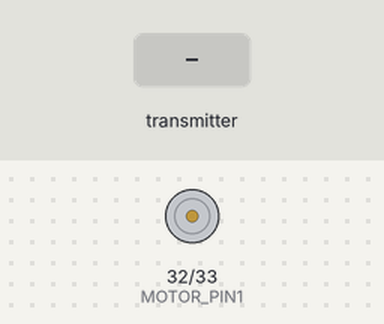
Recording of a sketch running on a simulated ESP32. On the bench: motor-driver pin pairs drawn as motors (green arrow = first pin HIGH = forward, orange = second pin HIGH = backward, longer = more drive, scaled by the enable pin). The test bench sets the inputs (shaded band). No radio packets arrive unless stated.

Above: at 1.2 s.
1.3 s: the transmitter starts sending ch1 = 0
2.8 s: the transmitter starts sending ch3 = 64
At 3.1 s:
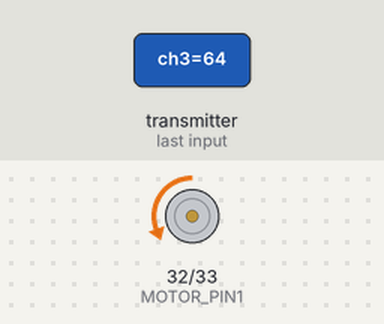
4.3 s: the transmitter starts sending ch1 = 128
At 5.5 s:
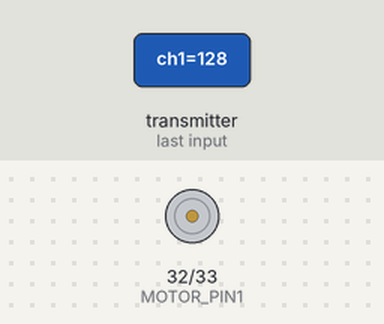
5.8 s: the transmitter starts sending ch3 = 128
7.3 s: the transmitter starts sending ch1 = 64
At 7.7 s:
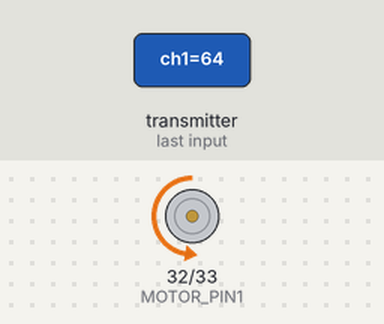
8.8 s: the transmitter starts sending ch3 = 255
At 10.1 s:
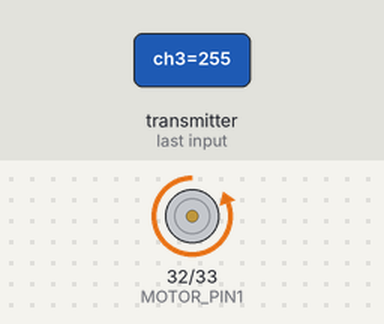
Timing chart, 0 to 11.3 s (numbered marks = the images above; inputs shaded):
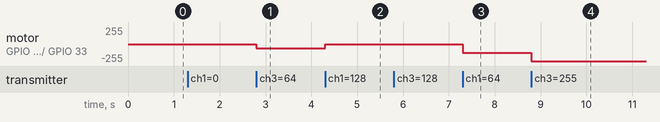

The sketch:

motors.ino
```cpp
#include <SPI.h>
#include <nRF24L01.h>
#include <RF24.h>

// تعريف أطراف المحرك مع L298N
#define MOTOR_PIN1 32  // IN1
#define MOTOR_PIN2 33  // IN2
#define MOTOR_PWM 25   // ENA (PWM)

// NRF24L01 Pins
#define CE_PIN 22
#define CSN_PIN 21

// عنوان الاتصال بين المرسل والمستقبل
const uint64_t pipeIn = 0xE8E8F0F0E1LL;

// هيكل لتخزين البيانات المستلمة
struct Signal {
  byte ch1;
  byte ch2;
  byte ch3;
  byte ch4;
  byte ch5;
  byte ch6;
};

Signal data;

// إنشاء كائن للراديو
RF24 radio(CE_PIN, CSN_PIN);

unsigned long lastRecvTime = 0;

void ResetData() {
  data.ch1 = 127;
  data.ch2 = 127;
  data.ch3 = 0;  // throttle
  data.ch4 = 127;
  data.ch5 = 0;
  data.ch6 = 0;
}

void setup() {
  Serial.begin(115200);

  // إعداد أطراف المحرك
  pinMode(MOTOR_PIN1, OUTPUT);
  pinMode(MOTOR_PIN2, OUTPUT);
  ledcAttachPin(MOTOR_PWM, 0); // PWM على القناة 0
  ledcSetup(0, 1000, 8);        // تردد 1 كHz، 8-bit

  // إعداد الراديو
  radio.begin();
  radio.openReadingPipe(1, pipeIn);
  radio.setChannel(110);
  radio.setAutoAck(true);
  radio.setDataRate(RF24_1MBPS);
  radio.setPALevel(RF24_PA_MAX);
  radio.startListening();

  ResetData();
}

void recvData() {
  while (radio.available()) {
    radio.read(&data, sizeof(Signal));
    lastRecvTime = millis();
  }
}

void loop() {
  recvData();

  // إذا لم يتم استقبال بيانات لأكثر من ثانية، إعادة ضبط
  if (millis() - lastRecvTime > 1000) {
    ResetData();
  }

  // مثال: استخدام ch3 كتحكم في السرعة (throttle)
  int speed = map(data.ch3, 0, 255, 0, 255); // سرعة PWM

  // ch1 للتحكم في الاتجاه (يمين/يسار أو أمام/خلف)
  if (data.ch1 < 100) {
    // للخلف
    digitalWrite(MOTOR_PIN1, LOW);
    digitalWrite(MOTOR_PIN2, HIGH);
  } else if (data.ch1 > 150) {
    // للأمام
    digitalWrite(MOTOR_PIN1, HIGH);
    digitalWrite(MOTOR_PIN2, LOW);
  } else {
    // توقف
    digitalWrite(MOTOR_PIN1, LOW);
    digitalWrite(MOTOR_PIN2, LOW);
  }

  // إرسال سرعة المحرك
  ledcWrite(0, speed);
}
```

Measured:
- after the input at 2.8 s, motor on GPIO 32 (MOTOR_PIN1) / GPIO 33 (MOTOR_PIN2): stopped → backward 64/255 at once
- after the input at 4.3 s, motor on GPIO 32 (MOTOR_PIN1) / GPIO 33 (MOTOR_PIN2): backward 64/255 → stopped at once
- after the input at 7.3 s, motor on GPIO 32 (MOTOR_PIN1) / GPIO 33 (MOTOR_PIN2): stopped → backward 128/255 at once
- after the input at 8.8 s, motor on GPIO 32 (MOTOR_PIN1) / GPIO 33 (MOTOR_PIN2): backward 128/255 → backward 255/255 at once
